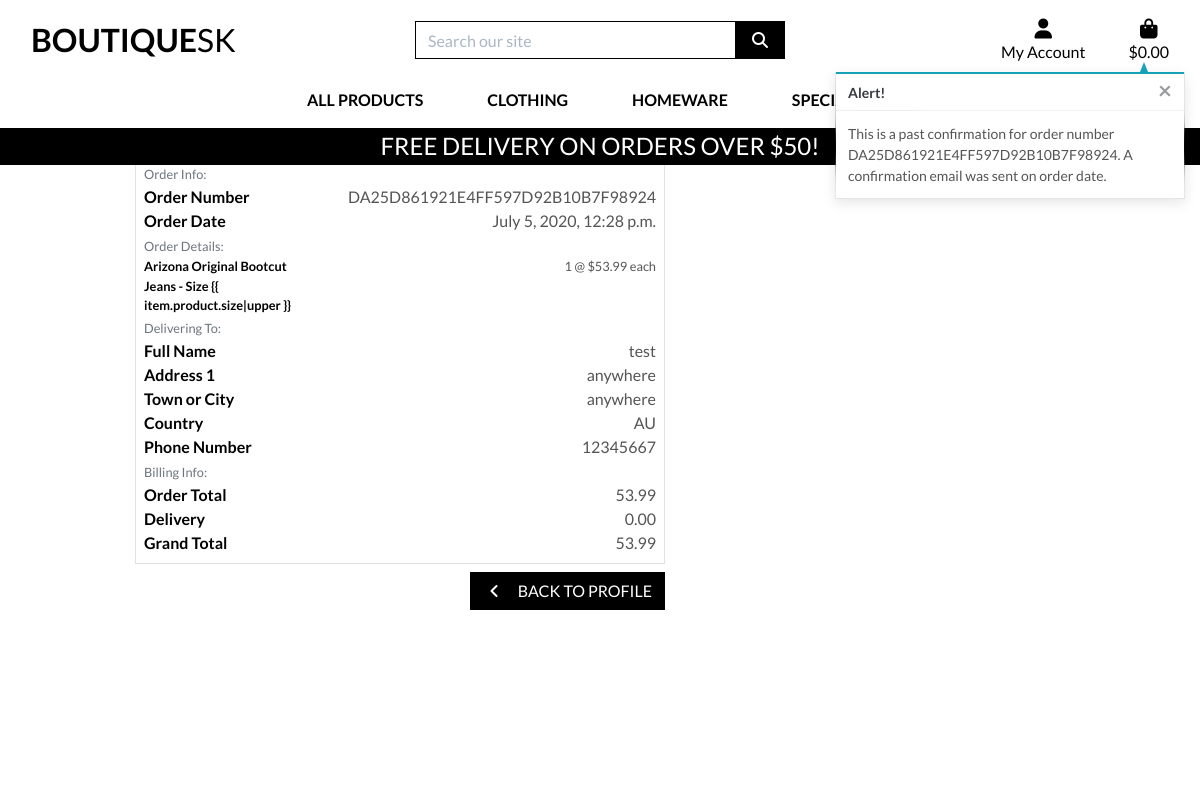
Screenshot of /profile/order_history/DA25D861921E4FF597D92B10B7F98924 with the database file from the repository.
### checkout/models.py (models this page shows, shortened)
class Order(models.Model):
    order_number = models.CharField(max_length=32, null=False, editable=False)
    user_profile = models.ForeignKey(UserProfile, on_delete=models.SET_NULL,
                                     null=True, blank=True, related_name='orders')
    full_name = models.CharField(max_length=50, null=False, blank=False)
    email = models.EmailField(max_length=254, null=False, blank=False)
    phone_number = models.CharField(max_length=20, null=False, blank=False)
    country = CountryField(blank_label='Country *', null=False, blank=False)
    postcode = models.CharField(max_length=20, null=True, blank=True)
    town_or_city = models.CharField(max_length=40, null=False, blank=False)
    street_address1 = models.CharField(max_length=80, null=False, blank=False)
    street_address2 = models.CharField(max_length=80, null=True, blank=True)
    county = models.CharField(max_length=80, null=True, blank=True)
    date = models.DateTimeField(auto_now_add=True)
    delivery_cost = models.DecimalField(max_digits=6, decimal_places=2, null=False, default=0)
    order_total = models.DecimalField(max_digits=10, decimal_places=2, null=False, default=0)
    grand_total = models.DecimalField(max_digits=10, decimal_places=2, null=False, default=0)
    original_bag = models.TextField(null=False, blank=False, default='')
    stripe_pid = models.CharField(max_length=254, null=False, blank=False, default='')

class OrderLineItem(models.Model):
    order = models.ForeignKey(Order, null=False, blank=False, on_delete=models.CASCADE, related_name='lineitems')
    product = models.ForeignKey(Product, null=False, blank=False, on_delete=models.CASCADE)
    product_size = models.CharField(max_length=2, null=True, blank=True) # XS, S, M, L, XL
    quantity = models.IntegerField(null=False, blank=False, default=0)
    lineitem_total = models.DecimalField(max_digits=6, decimal_places=2, null=False, blank=False, editable=False)

### products/models.py (models this page shows, shortened)
class Product(models.Model):
    category = models.ForeignKey('Category', null=True,
                                 blank=True, on_delete=models.SET_NULL)
    sku = models.CharField(max_length=254, null=True, blank=True)
    name = models.CharField(max_length=254)
    description = models.TextField()
    has_sizes = models.BooleanField(default=False, null=True, blank=True)
    price = models.DecimalField(max_digits=6, decimal_places=2)
    rating = models.DecimalField(max_digits=6, decimal_places=2,
                                 null=True, blank=True)
    image_url = models.URLField(max_length=1024, null=True, blank=True)
    image = models.ImageField(null=True, blank=True)

### profiles/views.py (the view)
# urls.py: path('order_history/<order_number>',
def order_history(request, order_number):
    order = get_object_or_404(Order, order_number=order_number)
    messages.info(request, (
        f'This is a past confirmation for order number {order_number}. '
        'A confirmation email was sent on order date.'
    ))
    template = 'checkout/checkout_success.html'
    context = {
        'order': order,
        'from_profile': True,
    }
    return render(request, template, context)

### bag/contexts.py (called while the page is built, shortened)
def bag_contents(request):
    bag_items = []
    total = 0
    product_count = 0
    bag = request.session.get('bag', {})
    if total < settings.FREE_DELIVERY_THRESHOLD:
        delivery = total * Decimal(settings.STANDARD_DELIVERY_PERCENTAGE / 100)
        free_delivery_delta = settings.FREE_DELIVERY_THRESHOLD - total
    else:
        delivery = 0
        free_delivery_delta = 0
    grand_total = delivery + total
    context = {
        'bag_items': bag_items,
        'total': total,
        'product_count': product_count,
        'delivery': delivery,
        'free_delivery_delta': free_delivery_delta,
        'free_delivery_threshold': settings.FREE_DELIVERY_THRESHOLD,
        'grand_total': grand_total,
    }
    return context

### checkout/templates/checkout/checkout_success.html (shortened to what this page needs)
{% extends "base.html" %} {% load static %} {% block extra_css %}
<link rel="stylesheet" href="{% static 'checkout/css/checkout.css' %}" />
{% endblock %}  {% block content %}
<div class="overlay"></div>
<div class="container">
  <div class="row">
    <div class="col">
      <h2 class="logo-font mb-4">Thank You</h2>
      <p class="text-black">
        to<strong>{{order.email}}</strong>.
      </p>
    </div>
  </div>
  <div class="row">
    <div class="col-12 col-lg-7">
      <div class="order-confirmation-wrapper p-2 border">
        <div class="row">
          <div class="col">
            <small class="text-muted">Order Info:</small>
          </div>
        </div>
        <div class="row">
          <div class="col-12 col-md-4">
            <p class="mb-0 text-black font-weight-bold">Order Number</p>
          </div>
          <div class="col-12 col-md-8 text-md-right">
            <p class="mb-0">{{ order.order_number }}</p>
          </div>
        </div>
        <div class="row">
          <div class="col-12 col-md-4">
            <p class="mb-0 text-black font-weight-bold">Order Date</p>
          </div>
          <div class="col-12 col-md-8 text-md-right">
            <p class="mb-0">{{ order.date }}</p>
          </div>
        </div>
        <div class="row">
          <div class="col">
            <small class="text-muted">Order Details:</small>
          </div>
        </div>
        {% for item in order.lineitems.all %}
        <div class="row">
          <div class="col-12 col-md-4">
            <p class="small mb-0 text-black font-weight-bold">
              {{ item.product.name }}{% if item.product_size %} - Size {{
              item.product.size|upper }}{% endif %}
            </p>
          </div>
          <div class="col-12 col-md-8 text-md-right">
            <p class="small mb-0">
              {{ item.quantity }} @ ${{ item.product.price }} each
            </p>
          </div>
        </div>
        {% endfor %}
        <div class="row">
          <div class="col">
            <small class="text-muted">Delivering To:</small>
          </div>
        </div>
        <div class="row">
          <div class="col-12 col-md-4">
            <p class="mb-0 text-black font-weight-bold">Full Name</p>
          </div>
          <div class="col-12 col-md-8 text-md-right">
            <p class="mb-0">{{ order.full_name }}</p>
          </div>
        </div>
        <div class="row">
          <div class="col-12 col-md-4">
            <p class="mb-0 text-black font-weight-bold">Address 1</p>
          </div>
          <div class="col-12 col-md-8 text-md-right">
            <p class="mb-0">{{ order.street_address1 }}</p>
          </div>
        </div>
        <div class="row">
          <div class="col-12 col-md-4">
            <p class="mb-0 text-black font-weight-bold">Town or City</p>
          </div>
          <div class="col-12 col-md-8 text-md-right">
            <p class="mb-0">{{ order.town_or_city }}</p>
          </div>
        </div>
        <div class="row">
          <div class="col-12 col-md-4">
            <p class="mb-0 text-black font-weight-bold">Country</p>
          </div>
          <div class="col-12 col-md-8 text-md-right">
            <p class="mb-0">{{ order.country }}</p>
          </div>
        </div>
        <div class="row">
          <div class="col-12 col-md-4">
            <p class="mb-0 text-black font-weight-bold">Phone Number</p>
          </div>
          <div class="col-12 col-md-8 text-md-right">
            <p class="mb-0">{{ order.phone_number }}</p>
          </div>
        </div>
        <div class="row">
          <div class="col">
            <small class="text-muted">Billing Info:</small>
          </div>
        </div>
        <div class="row">
          <div class="col-12 col-md-4">
            <p class="mb-0 text-black font-weight-bold">Order Total</p>
          </div>
          <div class="col-12 col-md-8 text-md-right">
            <p class="mb-0">{{ order.order_total }}</p>
          </div>
        </div>
        <div class="row">
          <div class="col-12 col-md-4">
            <p class="mb-0 text-black font-weight-bold">Delivery</p>
          </div>
          <div class="col-12 col-md-8 text-md-right">
            <p class="mb-0">{{ order.delivery_cost }}</p>
          </div>
        </div>
        <div class="row">
          <div class="col-12 col-md-4">
            <p class="mb-0 text-black font-weight-bold">Grand Total</p>
          </div>
          <div class="col-12 col-md-8 text-md-right">
            <p class="mb-0">{{ order.grand_total }}</p>
          </div>
        </div>
      </div>
    </div>
  </div>
  <div class="row">
    <div class="col-12 col-lg-7 text-right">
      {% if from_profile %}
      <a href="{% url 'profile' %}" class="btn btn-black rounded-0 my-2">
        <span class="icon mr-2">
          <i class="fas fa-angle-left"></i>
        </span>
        <span class="text-uppercase">Back to Profile</span>
      </a>
      {% endif %}
    </div>
  </div>
  {% endblock %}

### static/css/base.css (style rules this page uses)
html { height: 100%; }
body { background: url('/media/homepage_background_cropped.jpg') no-repeat center center fixed; background-size: cover; height: calc(100vh - 164px); color: #555; font-family: 'Lato'; }
.icon { align-items: center; display: inline-flex; justify-content: center; height: 1.5rem; width: 1.5rem; }
.logo-font { text-transform: uppercase; }
.btn-black { background: black; color: white; }
.text-black { color: #000 !important; }
.overlay { height: 100%; width: 100%; top: 0; left: 0; position: fixed; background: white; z-index: -1; }
@media (min-width: 1200px) { .container { max-width: 80%; } }

### rows the page displays
Order: order_number "DA25D861921E4FF597D92B10B7F98924", date "July 5, 2020, 12:28 p.m.", full_name "test", street_address1 "anywhere", town_or_city "anywhere", country "AU", phone_number "12345667", order_total "53.99", delivery_cost "0.00", grand_total "53.99"
OrderLineItem: product.name "Arizona Original Bootcut Jeans", product_size "- Size {{ item.product.size|upper }}", quantity "1", product.price "53.99"

### other values shown
{{ free_delivery_threshold }} "50"
{{ message }} "This is a past confirmation for order number DA25D861921E4FF597D92B10B7F98924. A confirmation email was sent on order date."
